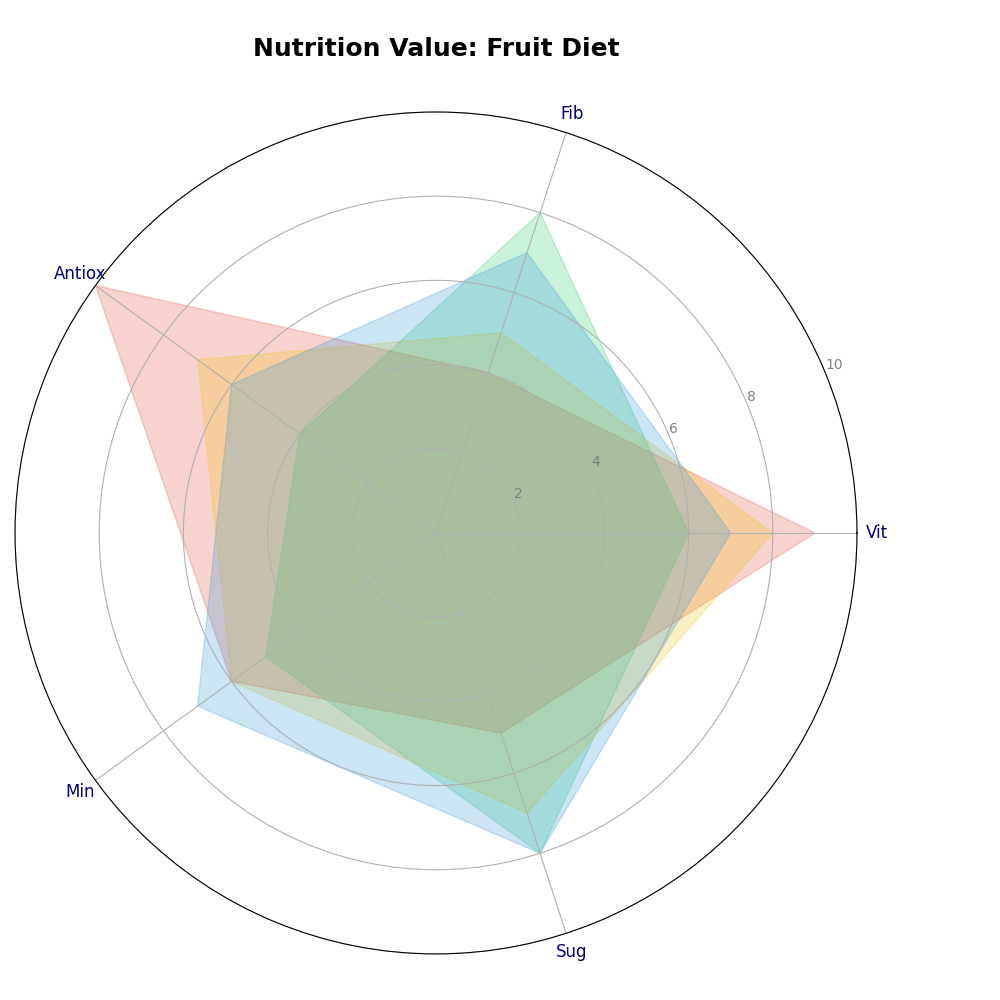

This chart was generated by the following Python code:
import matplotlib.pyplot as plt
import numpy as np

fruits = ['Blue', 'Ban', 'Oran', 'Appl']
categories = ['Vit', 'Fib', 'Antiox', 'Min', 'Sug']

nutritional_scores = {
    'Blue': [9, 4, 10, 6, 5],
    'Ban': [6, 8, 4, 5, 8],
    'Oran': [8, 5, 7, 6, 7],
    'Appl': [7, 7, 6, 7, 8]
}

num_vars = len(categories)
angles = np.linspace(0, 2 * np.pi, num_vars, endpoint=False).tolist()
angles += angles[:1]

fig, ax = plt.subplots(figsize=(10, 10), subplot_kw=dict(polar=True))
colors = ['#e74c3c', '#2ecc71', '#f1c40f', '#3498db']

for fruit, color in zip(fruits, colors):
    values = nutritional_scores[fruit]
    values += values[:1]
    ax.fill(angles, values, color=color, alpha=0.25)

ax.set_xticks(angles[:-1])
ax.set_xticklabels(categories, fontsize=12, color='navy')

ax.set_yticks([2, 4, 6, 8, 10])
ax.set_yticklabels(['2', '4', '6', '8', '10'], color='gray', size=10)
ax.set_ylim(0, 10)

plt.title("Nutrition Value: Fruit Diet", size=18, fontweight='bold', pad=40)
plt.tight_layout(rect=[0, 0, 0.9, 1])
plt.show()
